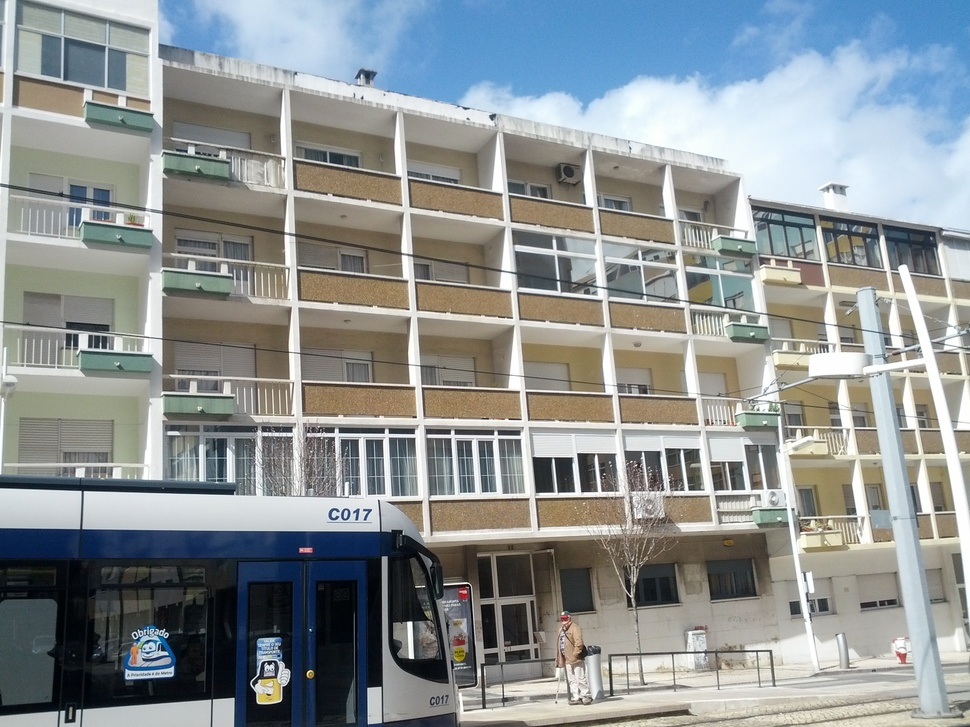
#> input picture Dataset/simple-dataset/building00.jpg, 970 x 727 px, shrunk from 2592 x 1944 before the run; its folder holds only this picture in this run
$ python simple_classification.py   (older library calls are emulated)
#> lines starting #> are read from the running program, lines starting #| are printed output that depends on the picture
import mahotas as mh
import numpy as np
from sklearn import cross_validation
from sklearn.linear_model.logistic import LogisticRegression
from glob import glob
from edginess import edginess_sobel

basedir = '../Dataset/simple-dataset'


def features_for(im):
#> called with im = '../Dataset/simple-dataset/building00.jpg'
    im = mh.imread(im, as_grey=True).astype(np.uint8)
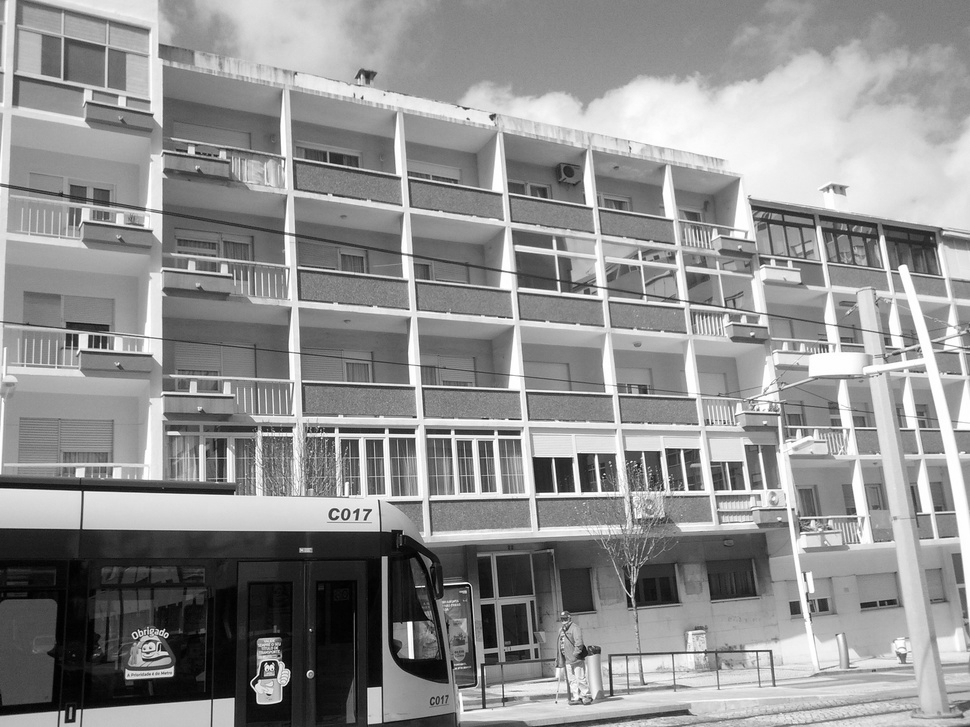
#> im: shape (727, 970); min 0, max 255, mean 143.9
#> (the run stopped early here; a loop or call above may not have finished)

$ run again, on Dataset/simple-dataset/building06.jpg
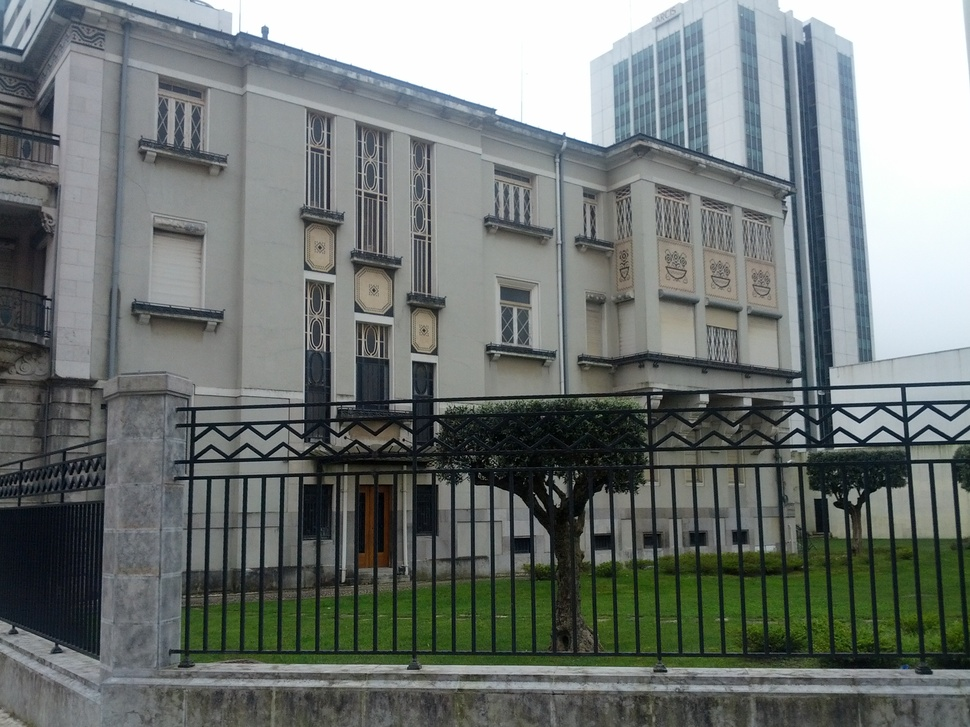
#> input picture Dataset/simple-dataset/building06.jpg, 970 x 727 px, shrunk from 2592 x 1944 before the run
#> in features_for, `im = mh.imread(im, as_grey=True).astype(np.uint8)`:
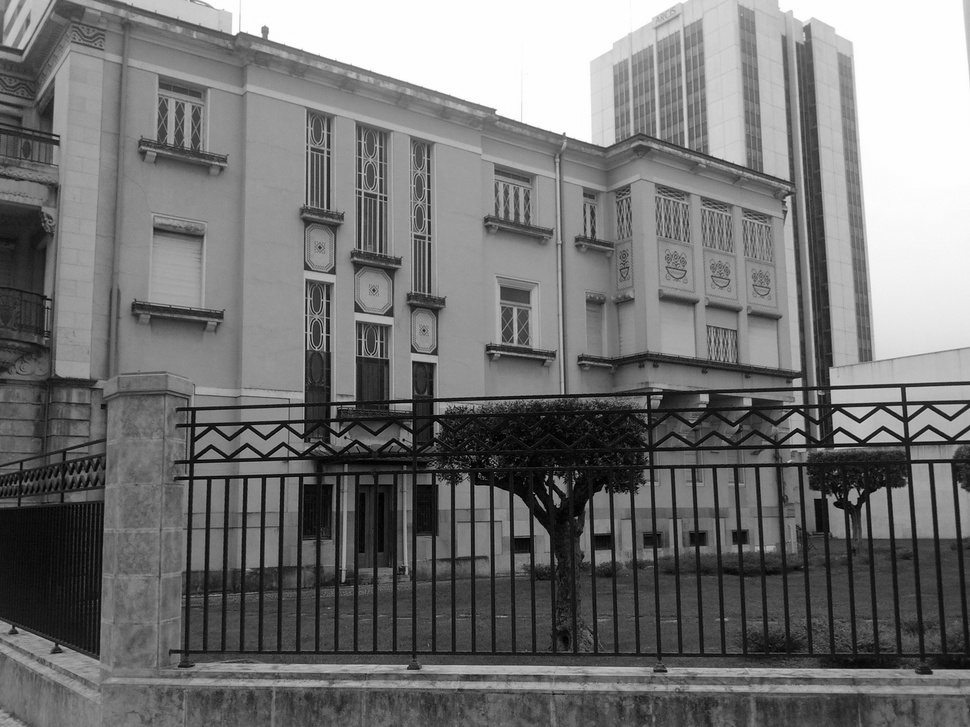
#> im: shape (727, 970); min 0, max 255, mean 116

$ run again, on Dataset/simple-dataset/building07.jpg
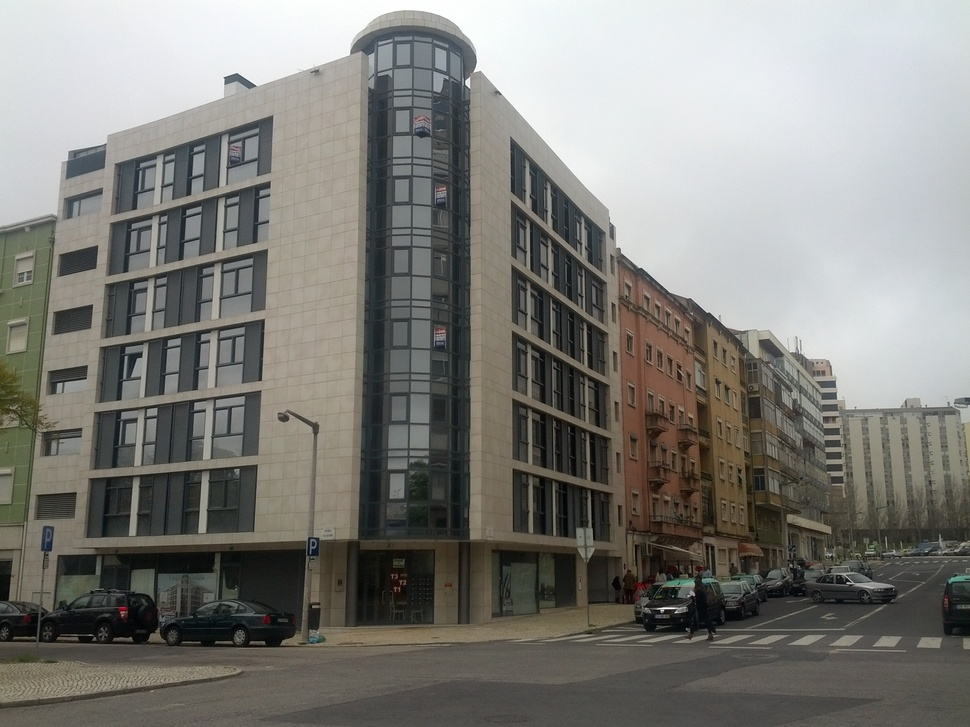
#> input picture Dataset/simple-dataset/building07.jpg, 970 x 727 px, shrunk from 2592 x 1944 before the run
#> in features_for, `im = mh.imread(im, as_grey=True).astype(np.uint8)`:
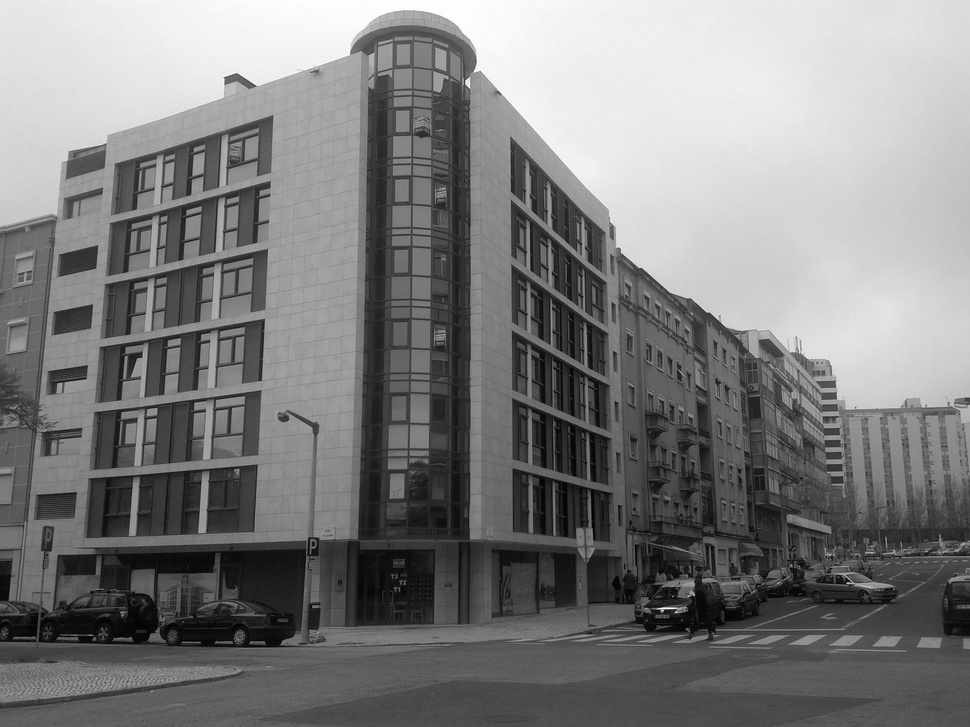
#> im: shape (727, 970); min 0, max 255, mean 125.4

$ run again, on Dataset/simple-dataset/building01.jpg
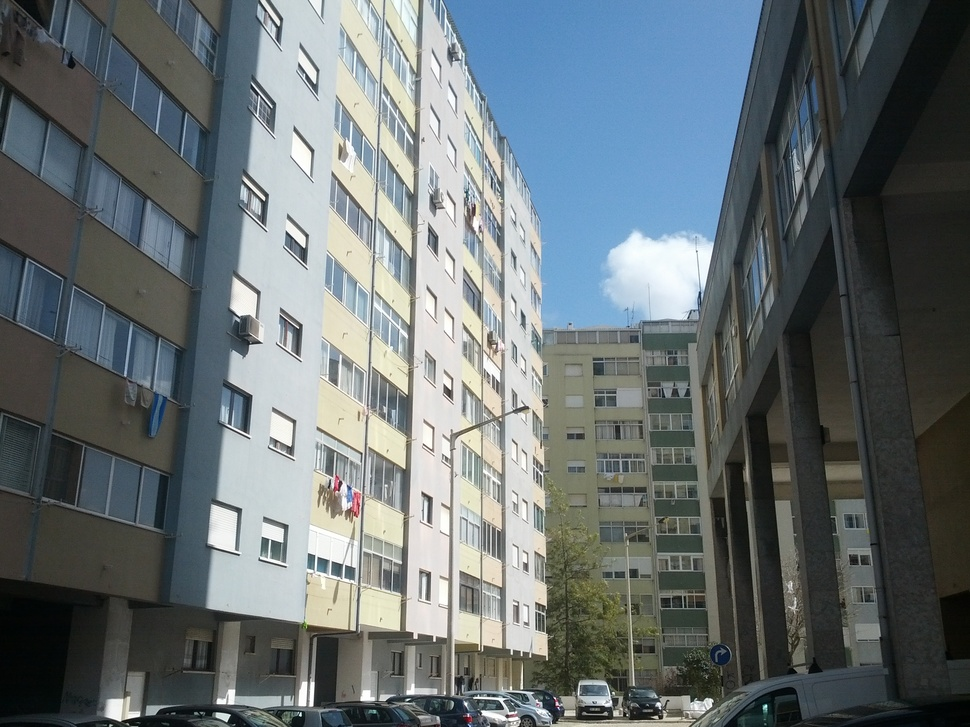
#> input picture Dataset/simple-dataset/building01.jpg, 970 x 727 px, shrunk from 2592 x 1944 before the run
#> in features_for, `im = mh.imread(im, as_grey=True).astype(np.uint8)`:
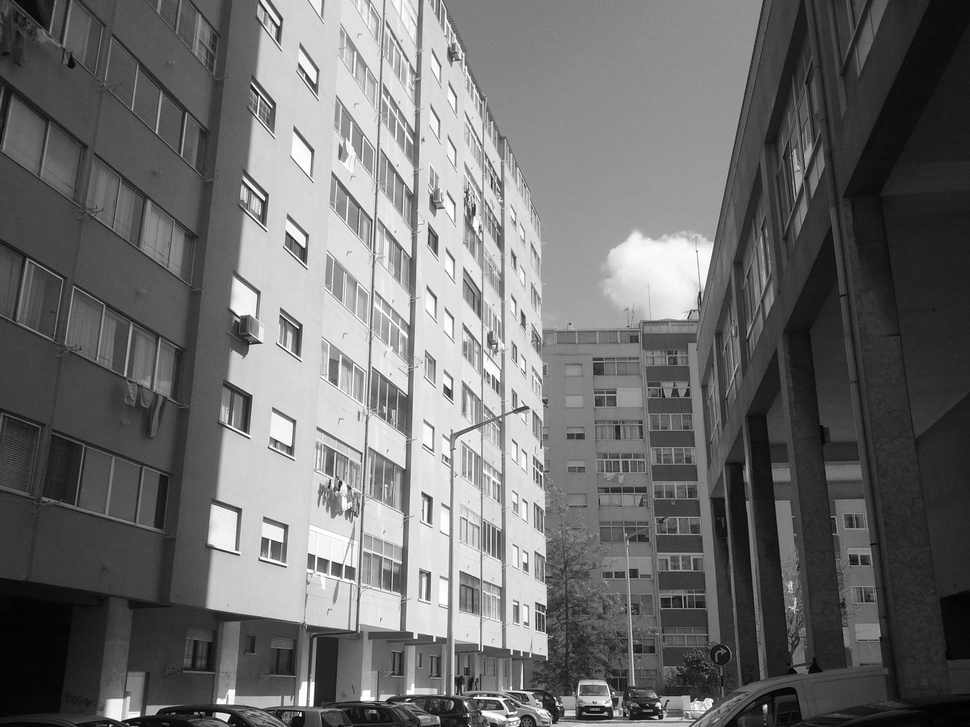
#> im: shape (727, 970); min 0, max 255, mean 108.9
